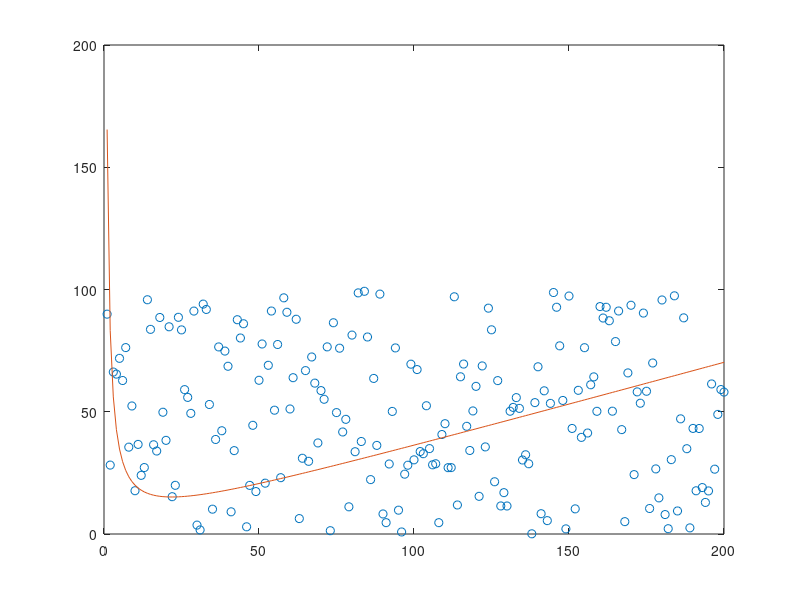

Source code (MATLAB):
clc;
clear;
% fit points to c1 / x + c2 * x
% the basis functions are 1 / x und x
% i generate my own data
x = (1:200);
x = x(:);

y = rand(1,200)* 100;
y = y(:);

A = [1./x x];
c = (A'*A)\(A'*y);

xf = x;
yf = A * c;
plot(x, y, 'o', xf, yf, '-');
